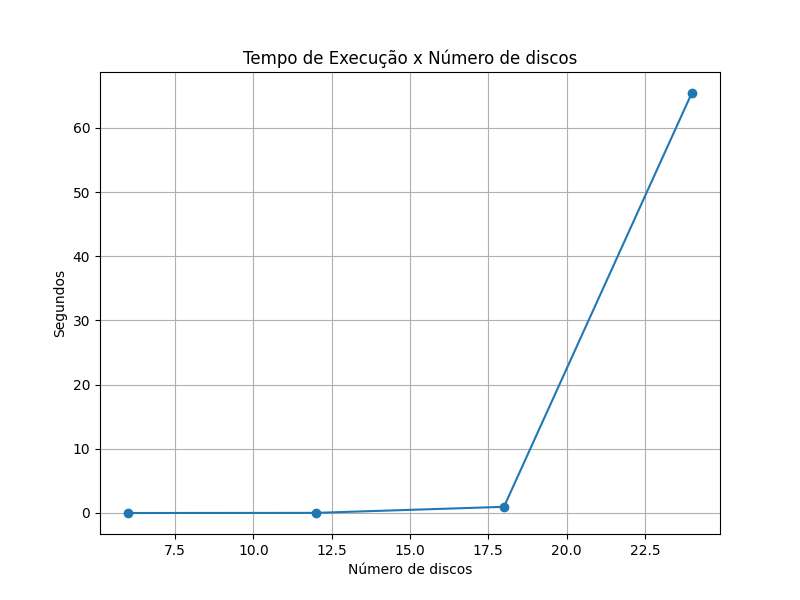

Recreate this plot in Python.
import time
import matplotlib.pyplot as plt


def tores_de_hanoi(n, origem, destino, aux):
    if n == 1:
        print(f"Mova o disco 1 de {origem} para {destino}")
    else:
        tores_de_hanoi(n - 1, origem, aux, destino)
        print(f"Mova o disco {n} de {origem} para {destino}")
        tores_de_hanoi(n - 1, aux, destino, origem)

if __name__ == "__main__":
    tempo = [0]*4

    for n in range(1, 5):
        inicio = time.time()
        print(f"Torre com {6*n} discos ==============================")
        tores_de_hanoi(6*n, 'A', 'B', 'C')
        print(f"fim da torre com {6*n} discos =======================")
        fim = time.time()
        tempo[n - 1] += fim - inicio

    plt.figure(figsize=(8, 6))
    plt.plot([6*i for i in range(1, 5)], tempo, marker='o')
    plt.title('Tempo de Execução x Número de discos')
    plt.xlabel('Número de discos')
    plt.ylabel('Segundos')
    plt.grid(True)
    plt.savefig("tp2_ex43.png")


